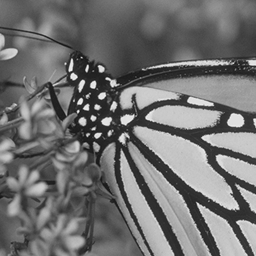
#> input picture platform/pwm_platform/data/benchmarks/Monarch.tif, 256 x 256 px
$ python -i panorama_solver.py   (imports and definitions only)
#> lines starting #> are read from the running program, lines starting #| are printed output that depends on the picture
#> further down, picture is the input picture: shape (256, 256, 3); min 16, max 243, mean 112.9
"""Panorama / Multi-Focus Image Fusion Solvers.

Traditional CPU-based algorithms for multi-focus image fusion and
panoramic stitching with multi-resolution blending.

References:
- Burt, P. & Adelson, E. (1983). "A Multiresolution Spline with
  Application to Image Mosaics", ACM ToG.
- He, K. et al. (2013). "Guided Image Filtering", IEEE TPAMI.

All methods are CPU-only (no GPU/PyTorch required).
"""

from __future__ import annotations

from typing import Any, Dict, List, Optional, Tuple

import numpy as np


# ===========================================================================
# Laplacian pyramid utilities
# ===========================================================================


# [5 lines left out: function _gaussian_kernel_1d, not called in this run]


def gaussian_blur(img: np.ndarray, sigma: float = 1.0) -> np.ndarray:
    """Separable Gaussian blur (CPU).

    Args:
        img: 2D or 3D image (H, W) or (H, W, C).
        sigma: Gaussian standard deviation.

    Returns:
        Blurred image, same shape.
    """
    from scipy.ndimage import gaussian_filter
    if img.ndim == 2:
        return gaussian_filter(img.astype(np.float32), sigma=sigma)
    # Channel-wise
    out = np.empty_like(img, dtype=np.float32)
    for c in range(img.shape[2]):
        out[:, :, c] = gaussian_filter(img[:, :, c].astype(np.float32), sigma=sigma)
    return out


def _downsample(img: np.ndarray) -> np.ndarray:
    """Downsample by 2x with Gaussian anti-aliasing."""
    blurred = gaussian_blur(img, sigma=1.0)
    return blurred[::2, ::2]


def _upsample(img: np.ndarray, target_shape: Tuple[int, int]) -> np.ndarray:
    """Upsample to target spatial shape using bilinear interpolation."""
    th, tw = target_shape[:2]
    if img.ndim == 2:
        from scipy.ndimage import zoom
        factors = (th / img.shape[0], tw / img.shape[1])
        return zoom(img.astype(np.float32), factors, order=1)
    # Color image
    from scipy.ndimage import zoom
    factors = (th / img.shape[0], tw / img.shape[1], 1)
    return zoom(img.astype(np.float32), factors, order=1)


def build_gaussian_pyramid(
    img: np.ndarray, n_levels: int = 5
) -> List[np.ndarray]:
    """Build Gaussian pyramid.

    Args:
        img: Input image (H, W) or (H, W, C).
        n_levels: Number of pyramid levels.

    Returns:
        List of images from fine to coarse.
    """
    pyramid = [img.astype(np.float32)]
    for _ in range(n_levels - 1):
        pyramid.append(_downsample(pyramid[-1]))
    return pyramid


def build_laplacian_pyramid(
    img: np.ndarray, n_levels: int = 5
) -> List[np.ndarray]:
    """Build Laplacian pyramid.

    Args:
        img: Input image.
        n_levels: Number of levels.

    Returns:
        List of Laplacian images (fine to coarse), last is Gaussian residual.
    """
    gauss = build_gaussian_pyramid(img, n_levels)
    lap = []
    for i in range(len(gauss) - 1):
        upsampled = _upsample(gauss[i + 1], gauss[i].shape)
        lap.append(gauss[i] - upsampled)
    lap.append(gauss[-1])  # Coarsest level is the residual
    return lap


def reconstruct_from_laplacian(pyramid: List[np.ndarray]) -> np.ndarray:
    """Reconstruct image from Laplacian pyramid.

    Args:
        pyramid: Laplacian pyramid (fine to coarse).

    Returns:
        Reconstructed image.
    """
    img = pyramid[-1].astype(np.float32)
    for i in range(len(pyramid) - 2, -1, -1):
        img = _upsample(img, pyramid[i].shape) + pyramid[i]
    return img


# ===========================================================================
# Multi-focus fusion
# ===========================================================================


def focus_measure(img: np.ndarray, method: str = "laplacian") -> np.ndarray:
    """Compute per-pixel focus measure (sharpness map).

    Args:
        img: Grayscale image (H, W), float32.
        method: Focus measure type ('laplacian', 'gradient', 'variance').

    Returns:
        Focus map (H, W), higher = sharper.
    """
    if method == "laplacian":
        # Laplacian magnitude (edge/focus response)
        from scipy.ndimage import laplace
        return np.abs(laplace(img.astype(np.float64))).astype(np.float32)

    elif method == "gradient":
        gy, gx = np.gradient(img.astype(np.float64))
        return np.sqrt(gx ** 2 + gy ** 2).astype(np.float32)

    elif method == "variance":
        # Local variance in a window
        from scipy.ndimage import uniform_filter
        mean = uniform_filter(img.astype(np.float64), size=9)
        mean_sq = uniform_filter(img.astype(np.float64) ** 2, size=9)
        return np.maximum(mean_sq - mean ** 2, 0).astype(np.float32)

    raise ValueError(f"Unknown focus measure: {method}")


def multifocus_fusion_laplacian(
    images: List[np.ndarray],
    n_levels: int = 5,
    focus_method: str = "laplacian",
    blur_sigma: float = 5.0,
) -> np.ndarray:
    """Multi-focus image fusion using Laplacian pyramid blending.

    Selects the sharpest pixels from multiple focal-plane images and
    blends them using multi-resolution pyramid decomposition.

    Args:
        images: List of co-registered images at different focal planes.
            Each (H, W) grayscale or (H, W, C) color, float32 in [0, 1].
        n_levels: Number of pyramid levels.
        focus_method: Focus measure ('laplacian', 'gradient', 'variance').
        blur_sigma: Sigma for smoothing the decision map.

    Returns:
        All-in-focus fused image, same shape as inputs.
    """
#> called with n_levels = 5, focus_method = 'laplacian', blur_sigma = 5
    n_images = len(images)
#> n_images = 256
    if n_images == 0:
        raise ValueError("At least one image required")
    if n_images == 1:
        return images[0].copy()

    # Convert to grayscale for focus computation
    grays = []
    for img in images:
        if img.ndim == 3:
            gray = 0.299 * img[:, :, 0] + 0.587 * img[:, :, 1] + 0.114 * img[:, :, 2]
        else:
            gray = img
        grays.append(gray.astype(np.float32))
#> after the loop, grays = 256 items

    # Compute focus maps
    focus_maps = [focus_measure(g, focus_method) for g in grays]
#> focus_maps = 256 items

    # Smooth focus maps
    smooth_maps = [gaussian_blur(fm, sigma=blur_sigma) for fm in focus_maps]
#> smooth_maps = 256 items

    # Create binary decision maps (argmax per pixel)
    stacked = np.stack(smooth_maps, axis=0)  # (N, H, W)
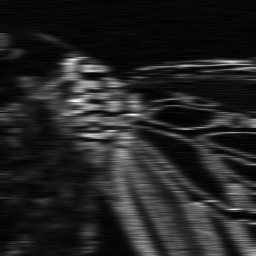
#> stacked: shape (256, 256, 3) float32; min 0.757, max 66.72, mean 10.1; drawn with min black and max white
    winner = np.argmax(stacked, axis=0)  # (H, W)
#> winner = 256 rows, first 8: [119, 119, 119], [119, 119, 119], [119, 119, 119], [119, 119, 119], [119, 119, 119], [119, 119, 119], [119, 119, 119], [119, 119, 119]

    # Create weight maps
    weight_maps = []
    for i in range(n_images):
        w = (winner == i).astype(np.float32)
        # Smooth weight map transitions
        w = gaussian_blur(w, sigma=blur_sigma / 2)
        weight_maps.append(w)
#> after the loop, weight_maps = 256 items

    # Normalize weights (add small epsilon to avoid division by zero)
    w_sum = sum(weight_maps)
#> w_sum = 256 rows, first 8: [1, 1, 1], [1, 1, 1], [1, 1, 1], [1, 1, 1], [1, 1, 1], [1, 1, 1], [1, 1, 1], [1, 1, 1]
    w_sum = np.maximum(w_sum, 1e-8)
    weight_maps = [w / w_sum for w in weight_maps]

    # Build Laplacian pyramids for each image
    img_pyramids = [build_laplacian_pyramid(img, n_levels) for img in images]
#> after the loop in build_gaussian_pyramid, `for _ in range(n_levels - 1):`: pyramid = 5 items
#> the loop in build_laplacian_pyramid, `for i in range(len(gauss) - 1):` made 4 passes
#> (th in _upsample, tw in _upsample) on passes 1 to 4: (256, 3), (128, 2), (64, 1), (32, 1)
#> after the loop in build_laplacian_pyramid, `for i in range(len(gauss) - 1):`: lap = 4 items
#> the loop in build_laplacian_pyramid (call 2), `for i in range(len(gauss) - 1):` made 4 passes
#> img_pyramids = 256 items
    weight_pyramids = [build_gaussian_pyramid(w, n_levels) for w in weight_maps]
#> weight_pyramids = 256 items

    # Blend at each level
    fused_pyramid = []
    for level in range(n_levels):
        blended = np.zeros_like(img_pyramids[0][level])
        for i in range(n_images):
            w = weight_pyramids[i][level]
            if blended.ndim == 3 and w.ndim == 2:
                w = w[:, :, np.newaxis]
            blended += w * img_pyramids[i][level]
        fused_pyramid.append(blended)
#> after the loop, fused_pyramid = 5 items

    # Reconstruct
    result = reconstruct_from_laplacian(fused_pyramid)
#> in reconstruct_from_laplacian, `img = pyramid[-1].astype(np.float32)`: img = [122.3, 107.1, 113.4, 102.9, 101.3, 87.87, 106, 93.69, 98.53, 119.1, 155.5, 137.6, 118.6, 120.9, 134.6, 99.11]
#> the loop in reconstruct_from_laplacian, `for i in range(len(pyramid) - 2, -1, -1):` made 4 passes
#> (i, th in _upsample, tw in _upsample) on passes 1, 3, 4: (3, 32, 1), (1, 128, 2), (0, 256, 3)
#> after the loop in reconstruct_from_laplacian, `for i in range(len(pyramid) - 2, -1, -1):`: img = 256 rows, first 8: [99.09, 99.09, 99.09], [151.9, 151.9, 151.9], [165.7, 165.7, 165.7], [163.9, 163.9, 163.9], [164.1, 164.1, 164.1], [162.4, 162.4, 162.4], [154.5, 154.5, 154.5], [132.3, 132.3, 132.3]
#> result has the same summary as img in reconstruct_from_laplacian
    return np.clip(result, 0, 1).astype(np.float32)


# ===========================================================================
# Guided filter fusion (alternative)
# ===========================================================================


# [179 lines left out: functions guided_filter, multifocus_fusion_guided, run_panorama_fusion, not called in this run]

>>> import cv2
>>> picture = cv2.imread('../../../../platform/pwm_platform/data/benchmarks/Monarch.tif')
>>> result = multifocus_fusion_laplacian(picture)
#> result has the same summary as w_sum in multifocus_fusion_laplacian

$ run again, on platform/pwm_platform/data/benchmarks/cameraman.tif
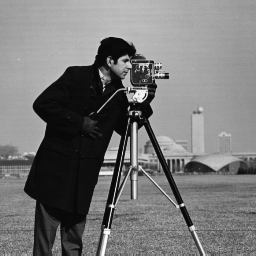
#> input picture platform/pwm_platform/data/benchmarks/cameraman.tif, 256 x 256 px
#> picture is the input picture: shape (256, 256, 3); min 7, max 253, mean 118.7
#> n_images = 256
#> after the loop in multifocus_fusion_laplacian, `for img in images:`: grays = 256 items
#> in multifocus_fusion_laplacian, `stacked = np.stack(smooth_maps, axis=0)`:
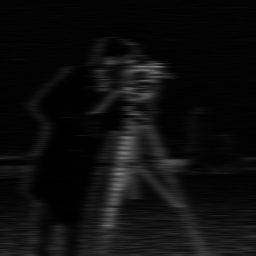
#> stacked: shape (256, 256, 3) float32; min 0.248, max 128.9, mean 13.9
#> winner = 256 rows, first 8: [254, 254, 254], [254, 254, 254], [254, 254, 254], [254, 254, 254], [254, 254, 254], [243, 243, 243], [243, 243, 243], [243, 243, 243]
#> after the loop in multifocus_fusion_laplacian, `for i in range(n_images):`: weight_maps = 256 items
#> w_sum = 256 rows, first 8: [1, 1, 1], [1, 1, 1], [1, 1, 1], [1, 1, 1], [1, 1, 1], [1, 1, 1], [1, 1, 1], [1, 1, 1]
#> after the loop in build_gaussian_pyramid, `for _ in range(n_levels - 1):`: pyramid = 5 items
#> the loop in build_laplacian_pyramid, `for i in range(len(gauss) - 1):` made 4 passes
#> (th in _upsample, tw in _upsample) on passes 1 to 4: (256, 3), (128, 2), (64, 1), (32, 1)
#> after the loop in build_laplacian_pyramid, `for i in range(len(gauss) - 1):`: lap = 4 items
#> the loop in build_laplacian_pyramid (call 2), `for i in range(len(gauss) - 1):` made 4 passes
#> img_pyramids = 256 items
#> after the loop in multifocus_fusion_laplacian, `for level in range(n_levels):`: fused_pyramid = 5 items
#> in reconstruct_from_laplacian, `img = pyramid[-1].astype(np.float32)`: img = [132.6, 126.6, 95.92, 66.06, 72.86, 62.36, 84.73, 102.4, 119.3, 108.8, 122.3, 113.8, 122.6, 117.6, 111.8, 110.9]
#> the loop in reconstruct_from_laplacian, `for i in range(len(pyramid) - 2, -1, -1):` made 4 passes
#> (i, th in _upsample, tw in _upsample) on passes 1, 3, 4: (3, 32, 1), (1, 128, 2), (0, 256, 3)
#> after the loop in reconstruct_from_laplacian, `for i in range(len(pyramid) - 2, -1, -1):`: img = 256 rows, first 8: [122, 122, 122], [126.8, 126.8, 126.8], [125.9, 125.9, 125.9], [146.4, 146.4, 146.4], [105.5, 105.5, 105.5], [125, 125, 125], [139.1, 139.1, 139.1], [105.3, 105.3, 105.3]
#> in multifocus_fusion_laplacian, `result = reconstruct_from_laplacian(fused_pyramid)`: result has the same summary as img in reconstruct_from_laplacian
#> `result = multifocus_fusion_laplacian(picture)`: result has the same summary as w_sum in multifocus_fusion_laplacian

$ run again, on platform/pwm_platform/data/benchmarks/peppers256.tif
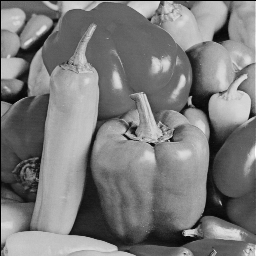
#> input picture platform/pwm_platform/data/benchmarks/peppers256.tif, 256 x 256 px
#> picture is the input picture: shape (256, 256, 3); min 0, max 254, mean 123.1
#> n_images = 256
#> after the loop in multifocus_fusion_laplacian, `for img in images:`: grays = 256 items
#> in multifocus_fusion_laplacian, `stacked = np.stack(smooth_maps, axis=0)`:
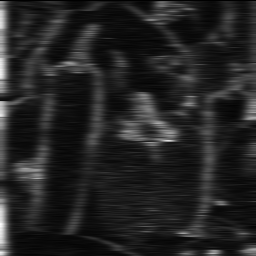
#> stacked: shape (256, 256, 3) float32; min 0, max 72.5, mean 10.3; drawn with min black and max white
#> winner = 256 rows, first 8: [224, 224, 224], [224, 224, 224], [224, 224, 224], [252, 252, 252], [252, 252, 252], [252, 252, 252], [252, 252, 252], [252, 252, 252]
#> after the loop in multifocus_fusion_laplacian, `for i in range(n_images):`: weight_maps = 256 items
#> w_sum = 256 rows, first 8: [1, 1, 1], [1, 1, 1], [1, 1, 1], [1, 1, 1], [1, 1, 1], [1, 1, 1], [1, 1, 1], [1, 1, 1]
#> after the loop in build_gaussian_pyramid, `for _ in range(n_levels - 1):`: pyramid = 5 items
#> the loop in build_laplacian_pyramid, `for i in range(len(gauss) - 1):` made 4 passes
#> (th in _upsample, tw in _upsample) on passes 1 to 4: (256, 3), (128, 2), (64, 1), (32, 1)
#> after the loop in build_laplacian_pyramid, `for i in range(len(gauss) - 1):`: lap = 4 items
#> the loop in build_laplacian_pyramid (call 2), `for i in range(len(gauss) - 1):` made 4 passes
#> img_pyramids = 256 items
#> after the loop in multifocus_fusion_laplacian, `for level in range(n_levels):`: fused_pyramid = 5 items
#> in reconstruct_from_laplacian, `img = pyramid[-1].astype(np.float32)`: img = [129.3, 89.16, 94.05, 141.3, 121.6, 148, 132.9, 122.3, 123.9, 147.4, 140.5, 99.36, 107.2, 87.42, 103.7, 146.4]
#> the loop in reconstruct_from_laplacian, `for i in range(len(pyramid) - 2, -1, -1):` made 4 passes
#> (i, th in _upsample, tw in _upsample) on passes 1, 3, 4: (3, 32, 1), (1, 128, 2), (0, 256, 3)
#> after the loop in reconstruct_from_laplacian, `for i in range(len(pyramid) - 2, -1, -1):`: img = 256 rows, first 8: [-26.42, -26.42, -26.42], [163.5, 163.5, 163.5], [142.9, 142.9, 142.9], [141.7, 141.7, 141.7], [154.1, 154.1, 154.1], [132, 132, 132], [130.3, 130.3, 130.3], [127.7, 127.7, 127.7]
#> in multifocus_fusion_laplacian, `result = reconstruct_from_laplacian(fused_pyramid)`: result has the same summary as img in reconstruct_from_laplacian
#> `result = multifocus_fusion_laplacian(picture)`: result = 256 rows, first 8: [0, 0, 0], [1, 1, 1], [1, 1, 1], [1, 1, 1], [1, 1, 1], [1, 1, 1], [1, 1, 1], [1, 1, 1]

$ run again, on platform/pwm_platform/data/benchmarks/cave_balloons_rgb.png
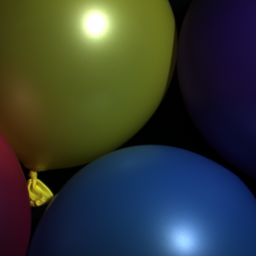
#> input picture platform/pwm_platform/data/benchmarks/cave_balloons_rgb.png, 256 x 256 px
#> picture is the input picture: shape (256, 256, 3); mean B, G, R 53.7, 58.5, 51.2
#> n_images = 256
#> after the loop in multifocus_fusion_laplacian, `for img in images:`: grays = 256 items
#> in multifocus_fusion_laplacian, `stacked = np.stack(smooth_maps, axis=0)`:
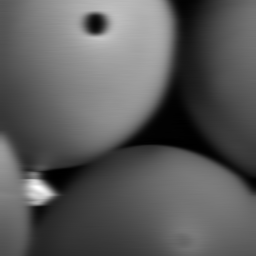
#> stacked: shape (256, 256, 3) float32; mean of channels 0, 1, 2 33.6, 33.6, 33.6; drawn with min black and max white
#> winner = 256 rows, first 8: [153, 153, 153], [153, 153, 153], [154, 154, 154], [156, 156, 156], [160, 160, 160], [160, 160, 160], [160, 160, 160], [160, 160, 160]
#> after the loop in multifocus_fusion_laplacian, `for i in range(n_images):`: weight_maps = 256 items
#> w_sum = 256 rows, first 8: [1, 1, 1], [1, 1, 1], [1, 1, 1], [1, 1, 1], [1, 1, 1], [1, 1, 1], [1, 1, 1], [1, 1, 1]
#> after the loop in build_gaussian_pyramid, `for _ in range(n_levels - 1):`: pyramid = 5 items
#> the loop in build_laplacian_pyramid, `for i in range(len(gauss) - 1):` made 4 passes
#> (th in _upsample, tw in _upsample) on passes 1 to 4: (256, 3), (128, 2), (64, 1), (32, 1)
#> after the loop in build_laplacian_pyramid, `for i in range(len(gauss) - 1):`: lap = 4 items
#> the loop in build_laplacian_pyramid (call 2), `for i in range(len(gauss) - 1):` made 4 passes
#> img_pyramids = 256 items
#> after the loop in multifocus_fusion_laplacian, `for level in range(n_levels):`: fused_pyramid = 5 items
#> in reconstruct_from_laplacian, `img = pyramid[-1].astype(np.float32)`: img = [44.67, 37.74, 72.93, 66.86, 83.42, 131.9, 175.3, 144.8, 96.18, 79.67, 68.79, 92.69, 110.7, 80.54, 74.01, 56.01]
#> the loop in reconstruct_from_laplacian, `for i in range(len(pyramid) - 2, -1, -1):` made 4 passes
#> (i, th in _upsample, tw in _upsample) on passes 1, 3, 4: (3, 32, 1), (1, 128, 2), (0, 256, 3)
#> after the loop in reconstruct_from_laplacian, `for i in range(len(pyramid) - 2, -1, -1):`: img = 256 rows, first 8: [35.15, 22.51, 97.98], [35.05, 22.3, 97.71], [34.31, 22.28, 96.23], [34.64, 22.16, 95.8], [33.67, 22.26, 94.76], [34.53, 22.64, 93.09], [34.01, 21.99, 91.72], [32.94, 21.51, 90.24]
#> in multifocus_fusion_laplacian, `result = reconstruct_from_laplacian(fused_pyramid)`: result has the same summary as img in reconstruct_from_laplacian
#> `result = multifocus_fusion_laplacian(picture)`: result has the same summary as w_sum in multifocus_fusion_laplacian
